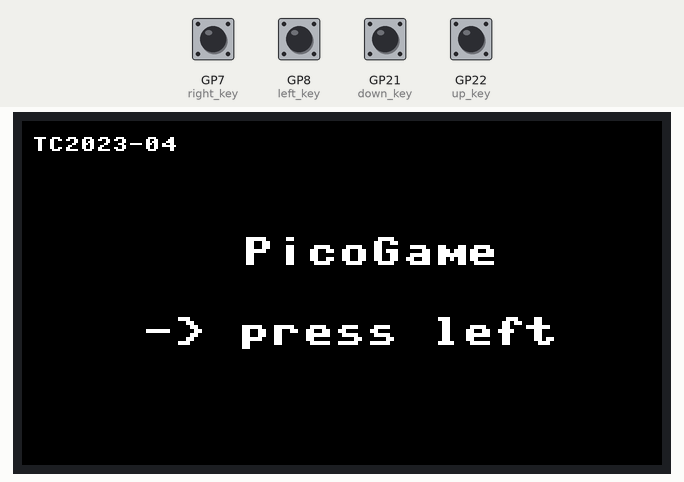
Simulated run of this program. Board: Raspberry Pi Pico running MicroPython. Parts: 320×172 colour display. The test bench sets the inputs (shaded band); at power-on: GP7 (right_key), GP8 (left_key), GP21 (down_key), GP22 (up_key) HIGH. Random numbers come from a fixed seed; threads take turns every 2 ms; what the program prints to the serial console is not drawn.

Above: at 2.3 s.
2.4 s: GP7 (right_key) pulled LOW for 0.15 s
At 2.6 s:
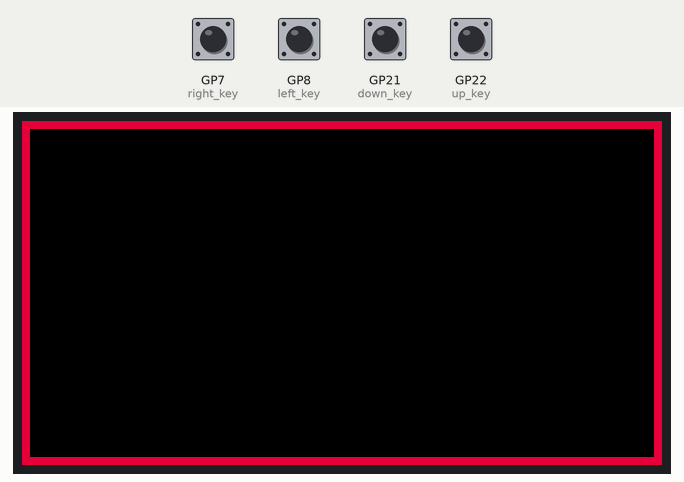
At 13.1 s:
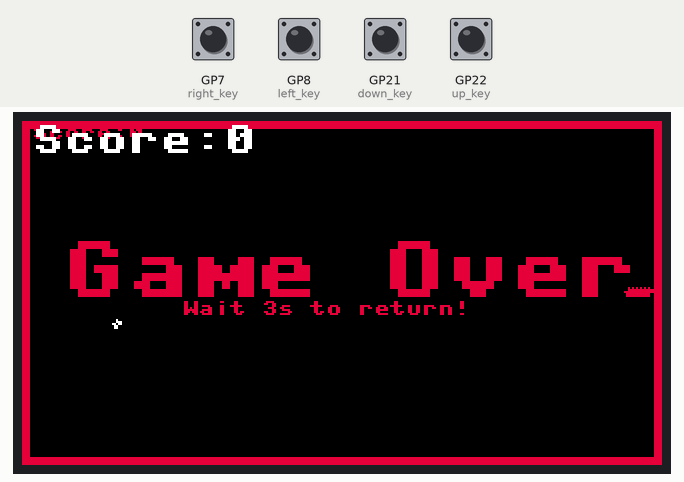

The program:

PicoGameConsole.py
```python
from machine import Pin,PWM,ADC
import time
from Lcd import LCD,LEFT_PIN, RIGHT_PIN, UP_PIN, DOWN_PIN, MIDDLE, ADC1, ADC2, BL
from Games import Games

games = Games()

def external_interrupt(key):
    # 消除抖动
    time.sleep(0.1)
    # 再次判断按键是否被按下
    if key.value() == 0:
        print('The button is pressed:',key)
        print(LCD.state)
        if LCD.state == 0:
            if key == left_key:
                LCD.fill_rect(60,98,320,98,LCD.BLACK)
                LCD.write_text("-> " + games.games[games.gameIdex],60,98,2,LCD.WHITE)
                # print(LCD.gameIdex)
                games.gameIdex = games.gameIdex + 1
                if games.gameIdex >= len(games.games):
                    games.gameIdex = 0
                LCD.show()
            if key == right_key:
                LCD.fill_rect(0,0,320,172,LCD.RED)
                LCD.fill_rect(4,4,312,164,LCD.BLACK)
                LCD.show()
                games.startGame()

if __name__=='__main__':

    pwm = PWM(Pin(BL))
    pwm.freq(1000)
    pwm.duty_u16(32768)#max 65535

    LCD.init()

    # while True:
    # 选择游戏
    # 左键轮换，右键确定
    left_key = Pin(LEFT_PIN, Pin.IN, Pin.PULL_UP) # 左键
    right_key = Pin(RIGHT_PIN, Pin.IN, Pin.PULL_UP) # 右键
    up_key = Pin(UP_PIN, Pin.IN, Pin.PULL_UP)   # 上键
    down_key = Pin(DOWN_PIN, Pin.IN, Pin.PULL_UP) # 下键

    press = Pin(MIDDLE, Pin.IN, Pin.PULL_UP)    # 中键
    adc1 = ADC(Pin(ADC1))                     #水平方向
    adc2 = ADC(Pin(ADC2))                     #垂直方向
    # handler:中断执行的回调函数
    # trigger:触发中断的方式，分别为Pin.IRQ_FALLING(下降沿触发)、
    # Pin.IRQ_RISING(上升沿触发)、Pin.IRQ_LOW_LEVEL(低电平触发)和
    # Pin.IRQ_HIGH_LEVEL(高电平触发)四种
    # 定义中断，下降沿触发
    left_key.irq(external_interrupt, Pin.IRQ_FALLING)
    right_key.irq(external_interrupt, Pin.IRQ_FALLING)
    up_key.irq(external_interrupt, Pin.IRQ_FALLING)
    down_key.irq(external_interrupt, Pin.IRQ_FALLING)
```

Lcd.py
```python
from machine import Pin,SPI
import framebuf
import time
import math

BL = 16
DC = 20
RST = 19
MOSI = 3
SCK = 2
CS = 5
# 按键定义
LEFT_PIN = 8
RIGHT_PIN = 7
UP_PIN = 22
DOWN_PIN = 21

#摇杆定义
ADC1 = 27       # 水平方向  初始值： 32767 附近，左加右减 0-65535
ADC2 = 28       # 垂直方向  初始值： 32767 附近，下加上减 0-65535
MIDDLE = 26     # 摇杆中键  初始值： 1     按下为 0

class LCD_1inch47(framebuf.FrameBuffer):

    def __init__(self):
        self.width = 320
        self.height = 172

        self.cs = Pin(CS,Pin.OUT)
        self.rst = Pin(RST,Pin.OUT)

        self.cs(1)
        self.spi = SPI(1)
        self.spi = SPI(0,1000_000)
        self.spi = SPI(0,100000_000,polarity=0, phase=0,sck=Pin(SCK),mosi=Pin(MOSI),miso=None)
        self.dc = Pin(DC,Pin.OUT)
        self.dc(1)
        self.buffer = bytearray(self.height * self.width * 2)
        super().__init__(self.buffer, self.width, self.height, framebuf.RGB565)
        self.init_display()

        self.RED   =   0x07E0
        self.GREEN =   0x001f
        self.BLUE  =   0xf800
        self.WHITE =   0xffff
        self.BLACK =   0x0000

        self.state = 0
        self.gameIdex = 0
        self.games = ['Snake','Null1','NULL2']


    def fill_ellipse(self, x, y, rx, ry, color):
        # 计算椭圆的参数
        rx2 = rx * rx
        ry2 = ry * ry
        tworx2 = 2 * rx2
        twory2 = 2 * ry2

        # 计算椭圆在 x 轴上需要绘制的线段集合
        x0 = x - rx
        x1 = x + rx
        for xi in range(x0, x1+1):
            dx = xi - x
            dy = int(math.sqrt(rx2 - dx*dx) / ry)
            yi0 = y - dy
            y1 = y + dy
            self.hline(xi, yi0, y1 - yi0 + 1, color)

        # 计算椭圆在 y 轴上需要绘制的线段集合
        y0 = y - ry
        y1 = y + ry
        for yi in range(y0, y1+1):
            dy = yi - y
            dx = int(math.sqrt(ry2 - dy*dy) / rx)
            xi0 = x - dx
            x1 = x + dx
            self.vline(xi0, yi, x1 - xi0 + 1, color)

    # 定义绘制三角形函数
    def draw_filled_triangle(self, x1, y1, x2, y2, x3, y3, color=0xffff):

        # 绘制三角形的线段
        self.buffer.line(x1, y1, x2, y2, color)
        self.bufferb.line(x2, y2, x3, y3, color)
        self.buffer.line(x3, y3, x1, y1, color)

        # 使用扫描线算法填充三角形
        min_y = min(y1, y2, y3)
        max_y = max(y1, y2, y3)

        for y in range(min_y, max_y + 1):
            x_left = self.width - 1
            x_right = 0

            for x in range(self.width):
                if self.pixel(x, y):
                    x_left = min(x_left, x)
                    x_right = max(x_right, x)

            if x_right >= x_left:
                self.hline(x_left, y, x_right - x_left + 1, color)

        # 在 OLED 屏幕上绘制三角形
        self.blit(self.buffer, 0, 0)


    def write_cmd(self, cmd):
        self.cs(1)
        self.dc(0)
        self.cs(0)
        self.spi.write(bytearray([cmd]))
        self.cs(1)

    def write_data(self, buf):
        self.cs(1)
        self.dc(1)
        self.cs(0)
        self.spi.write(bytearray([buf]))
        self.cs(1)

    def init_display(self):
        """Initialize dispaly"""
        self.rst(1)
        self.rst(0)
        self.rst(1)

        self.write_cmd(0x36)
        self.write_data(0x70)

        self.write_cmd(0x3A)
        self.write_data(0x05)

        self.write_cmd(0xB2)
        self.write_data(0x0C)
        self.write_data(0x0C)
        self.write_data(0x00)
        self.write_data(0x33)
        self.write_data(0x33)

        self.write_cmd(0xB7)
        self.write_data(0x35)

        self.write_cmd(0xC0)
        self.write_data(0x2C)

        self.write_cmd(0xC2)
        self.write_data(0x01)

        self.write_cmd(0xC3)
        self.write_data(0x13)

        self.write_cmd(0xC4)
        self.write_data(0x20)

        self.write_cmd(0xC6)
        self.write_data(0x0F)

        self.write_cmd(0xD0)
        self.write_data(0xA4)
        self.write_data(0xA1)

        self.write_cmd(0xE0)
        self.write_data(0xF0)
        self.write_data(0x00)
        self.write_data(0x04)
        self.write_data(0x04)
        self.write_data(0x05)
        self.write_data(0x29)
        self.write_data(0x33)
        self.write_data(0x3E)
        self.write_data(0x38)
        self.write_data(0x12)
        self.write_data(0x12)
        self.write_data(0x28)
        self.write_data(0x30)

        self.write_cmd(0xE1)
        self.write_data(0xF0)
        self.write_data(0x07)
        self.write_data(0x0A)
        self.write_data(0x0D)
        self.write_data(0x0B)
        self.write_data(0x07)
        self.write_data(0x28)
        self.write_data(0x33)
        self.write_data(0x3E)
        self.write_data(0x36)
        self.write_data(0x14)
        self.write_data(0x14)
        self.write_data(0x29)
        self.write_data(0x23)

        self.write_cmd(0x21)

        self.write_cmd(0x11)

        self.write_cmd(0x29)

    def show(self):
        self.write_cmd(0x2A)
        self.write_data(0x00)
        self.write_data(0x00)
        self.write_data(0x01)
        self.write_data(0x3f)

        self.write_cmd(0x2B)
        self.write_data(0x00)
        self.write_data(0x22)
        self.write_data(0x00)
        self.write_data(0xCD)

        self.write_cmd(0x2C)

        self.cs(1)
        self.dc(1)
        self.cs(0)
        self.spi.write(self.buffer)
        self.cs(1)

    def write_text(self,text,x,y,size,color):
        ''' Method to write Text on OLED/LCD Displays
            with a variable font size
            Args:
                text: the string of chars to be displayed
                x: x co-ordinate of starting position
                y: y co-ordinate of starting position
                size: font size of text
                color: color of text to be displayed
        '''
        background = self.pixel(x,y)
        info = []
        # Creating reference charaters to read their values
        self.text(text,x,y,color)
        for i in range(x,x+(8*len(text))):
            for j in range(y,y+8):
                # Fetching amd saving details of pixels, such as
                # x co-ordinate, y co-ordinate, and color of the pixel
                px_color = self.pixel(i,j)
                info.append((i,j,px_color)) if px_color == color else None
        # Clearing the reference characters from the screen
        self.text(text,x,y,background)
        # Writing the custom-sized font characters on screen
        for px_info in info:
            self.fill_rect(size*px_info[0] - (size-1)*x , size*px_info[1] - (size-1)*y, size, size, px_info[2])


    def init(self):
        #LCD.__init__()
        #color BRG
        LCD.fill(LCD.WHITE)
        LCD.show()

        LCD.fill_rect(0,0,320,172,LCD.BLACK)
        LCD.write_text("TC2023-04",5,8,1,LCD.WHITE)

    #    LCD.fill_rect(0,30,320,30,LCD.BLUE)
    #     LCD.rect(0,20,160,20,LCD.BLUE)
        LCD.write_text("PicoGame",110,58,2,LCD.WHITE)

    #    LCD.fill_rect(0,60,320,30,LCD.GREEN)
    #     LCD.rect(0,40,160,20,LCD.GREEN)
        LCD.write_text("-> press left",60,98,2,LCD.WHITE)

    #    LCD.fill_rect(0,90,320,30,0X07FF)
    #    LCD.fill_rect(0,120,320,30,0xF81F)
    #    LCD.fill_rect(0,150,320,30,0xFFE0)

        LCD.show()

        time.sleep(1)

LCD = LCD_1inch47()
```

Games.py
```python
from snake import SnakeHead
from Lcd import LCD,LEFT_PIN, RIGHT_PIN, UP_PIN, DOWN_PIN, MIDDLE, ADC1, ADC2, BL


class Games:

    def __init__(self):
        self.games = ["Snake","Null1","Null2"]
        self.gameIdex = 0

    def startGame(self):
        start = self.games[self.gameIdex]
        print(start)
        if start == "Snake":
            snake = SnakeHead(LEFT_PIN, RIGHT_PIN, UP_PIN, DOWN_PIN, MIDDLE, ADC1, ADC2)
            snake.play()
        else:
            self.gameIdex = 0
            LCD.state == 0
            LCD.init()
```

snake.py
```python
from machine import Pin,SPI,PWM,ADC
import framebuf
import utime
import time
import math
import random
import _thread
from Lcd import LCD

class SnakeHead:
    def __init__(self, LEFT_PIN, RIGHT_PIN, UP_PIN, DOWN_PIN, MIDDLE, ADC1, ADC2):
        self.snake_pos = [(160, 85),(161,85),(162, 85),(163,85),(164, 85),(165,85)]
        self.level = 0
        self.score = 0
        self.direction = 'RIGHT'
        self.apple_x = random.randint(4, 315)
        self.apple_y = random.randint(4, 168)
        self.left_key = Pin(LEFT_PIN, Pin.IN, Pin.PULL_UP)  # 左键
        self.right_key = Pin(RIGHT_PIN, Pin.IN, Pin.PULL_UP)# 右键
        self.up_key = Pin(UP_PIN, Pin.IN, Pin.PULL_UP)      # 上键
        self.down_key = Pin(DOWN_PIN, Pin.IN, Pin.PULL_UP)  # 下键
        self.press = Pin(MIDDLE, Pin.IN, Pin.PULL_UP)       # 中键
        self.adc1 = ADC(Pin(ADC1))                          #水平方向
        self.adc2 = ADC(Pin(ADC2))                          #垂直方向
        self.event = {'key': None}

    def event_listener(self):
        running = True
        while running:
            adc1 = self.adc1.read_u16()
            adc2 = self.adc2.read_u16()
            if not self.left_key.value() or adc1 > 55000:
                self.event['key'] = 'LEFT'
            elif not self.right_key.value() or adc1 < 5000:
                self.event['key'] = 'RIGHT'
            elif not self.up_key.value() or adc2 < 5000:
                self.event['key'] = 'UP'
            elif not self.down_key.value() or adc2 > 55000:
                self.event['key'] = 'DOWN'
            utime.sleep_ms(100)
            if LCD.state == 2:
                running = False

    def draw_snake(self, color=0x07E0):
        for pos in self.snake_pos:
            #LCD.pixel(pos[0], pos[1], color)
            LCD.fill_ellipse(pos[0], pos[1], 2, 2, color)

    def draw_apple(self, color=0xffff):
        if self.apple_pos != None:
            LCD.fill_ellipse(self.apple_pos[0], self.apple_pos[1], 2, 2, color)


    def external_interrupt(self,key):
            # 消除抖动
        time.sleep(0.1)
        # 再次判断按键是否被按下
        if key.value() == 0:
            # print('The button is pressed:',key)
            if key == self.up_key:
                if self.direction in ['LEFT', 'RIGHT']:
                    self.direction = 'UP'
            elif key == self.down_key:
                if self.direction in ['LEFT', 'RIGHT']:
                    self.direction = 'DOWN'
            elif key == self.left_key:
                if self.direction in ['UP', 'DOWN']:
                    self.direction = 'LEFT'
            elif key == self.right_key:
                if self.direction in ['UP', 'DOWN']:
                    self.direction = 'RIGHT'


    def diff(self):
        #求最小相对距离
        diff_x = self.apple_pos[0] - self.snake_pos[-1][0]
        diff_y = self.apple_pos[1] - self.snake_pos[-1][1]

        return math.sqrt(math.fabs(diff_y * diff_y + diff_x * diff_x))

    def move_snake(self):
        # print(self.snake_pos)
        if self.direction == 'RIGHT':
            # print("R")
            new_head = (self.snake_pos[-1][0] + 2 , self.snake_pos[-1][1])
        elif self.direction == 'LEFT':
            # print("L")
            new_head = (self.snake_pos[-1][0] - 2 , self.snake_pos[-1][1])
        elif self.direction == 'UP':
            # print("U")
            new_head = (self.snake_pos[-1][0], self.snake_pos[-1][1] - 2 )
        elif self.direction == 'DOWN':
            # print("D")
            new_head = (self.snake_pos[-1][0], self.snake_pos[-1][1] + 2 )

        # 检查是否撞到墙壁
        if new_head[0] < 4 or new_head[0] >= 314 or new_head[1] < 4 or new_head[1] >= 168:
            # print('1-False')
            return False

        # 检查是否撞到自己的身体
        for pos in self.snake_pos[:-1]:
            if pos == new_head:
                # print('2-False')
                return False

        self.snake_pos.append(new_head)

        # 吃掉苹果
        if self.diff() <= 2:
            LCD.fill_ellipse(self.apple_pos[0] ,self.apple_pos[1], 2, 2, LCD.BLACK)
            self.generate_apple()
            self.score += 1
            LCD.fill_rect(90,2,226,20,LCD.BLACK)
            LCD.fill_rect(90,1,228,3,LCD.RED)
            LCD.write_text("L:", 150, 2, 2,LCD.WHITE)
            LCD.write_text("H:", 230, 2, 2,LCD.WHITE)
            if(self.score % 10 == 0):
                self.level = self.level + 1

            LCD.write_text(str(self.level), 180, 2, 2,LCD.WHITE)
            LCD.write_text(str(self.score), 100, 1, 2,LCD.WHITE)
        else:
            LCD.fill_ellipse(self.snake_pos[0][0] ,self.snake_pos[0][1], 2, 2, LCD.BLACK)
            #LCD.pixel(self.snake_pos[0][0],self.snake_pos[0][1],LCD.BLACK)
            self.snake_pos.pop(0)

        return True

    def generate_apple(self):
        while True:
            x = utime.ticks_ms() % 311
            y = utime.ticks_us() % 163
            if (x, y) not in self.snake_pos:
                self.apple_pos = (x+5, y+5)
                break

    def play(self):
        self.draw_snake()
        self.generate_apple()
        LCD.write_text("Score:0", 5, 2, 2,LCD.WHITE)
        # 开启新的线程来监听按键输入
        _thread.start_new_thread(self.event_listener, ())
        while True:
            # 如果收到事件，则更新贪吃蛇方向
            if self.event['key'] != None:
                new_direction = self.event['key']
                if (new_direction, self.direction) not in [('LEFT', 'RIGHT'), ('RIGHT', 'LEFT'), ('UP', 'DOWN'), ('DOWN', 'UP')]:
                    self.direction = new_direction
                self.event['key'] = None

            utime.sleep_ms(100)
            for _ in range(self.level + 1):
                # 移动贪吃蛇
                success = self.move_snake()
                # print(self.direction)

                # 绘制游戏场景
                self.draw_snake()
                self.draw_apple()

                LCD.show()

                # 检查游戏状态
                if not success:
                    # print('end')
                    break

            else:
                continue
            break
        self.game_over()

    def game_over(self):
        LCD.state = 2
        LCD.write_text("Game Over",20,60,4,LCD.RED)
        LCD.write_text("Wait 3s to return!",80,90,1,LCD.RED)
        LCD.show()
        time.sleep(1)
        LCD.fill_rect(5,90,312,30,LCD.BLACK)
        LCD.write_text("Wait 2s to return!",80,90,1,LCD.RED)
        LCD.show()
        time.sleep(1)
        LCD.fill_rect(5,90,312,30,LCD.BLACK)
        LCD.write_text("Wait 1s to return!",80,90,1,LCD.RED)
        LCD.show()
        time.sleep(1)
        LCD.init()
        LCD.state = 0
        self.snake_pos = [(160, 85),(161,85),(162, 85),(163,85),(164, 85),(165,85)]
        self.level = 0
        self.score = 0
```

Measured:
- after the input at 2.4 s, the display: changes after 0.14 s (image 1)
